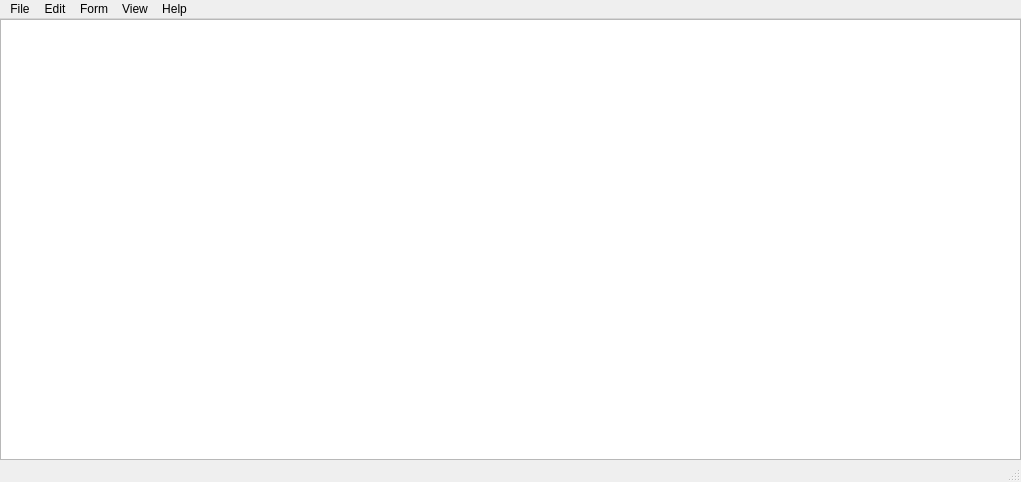
<?xml version="1.0" encoding="UTF-8"?>
<ui version="4.0">
 <class>MainWindow</class>
 <widget class="QMainWindow" name="MainWindow">
  <property name="geometry">
   <rect>
    <x>0</x>
    <y>0</y>
    <width>1021</width>
    <height>482</height>
   </rect>
  </property>
  <property name="windowTitle">
   <string>notepad</string>
  </property>
  <widget class="QWidget" name="centralwidget">
   <layout class="QGridLayout" name="gridLayout">
    <property name="leftMargin">
     <number>0</number>
    </property>
    <property name="topMargin">
     <number>0</number>
    </property>
    <property name="rightMargin">
     <number>0</number>
    </property>
    <property name="bottomMargin">
     <number>0</number>
    </property>
    <item row="0" column="0">
     <layout class="QGridLayout" name="gridLayout_2">
      <item row="0" column="0">
       <widget class="QPlainTextEdit" name="plainTextEdit"/>
      </item>
     </layout>
    </item>
   </layout>
  </widget>
  <widget class="QMenuBar" name="menubar">
   <property name="geometry">
    <rect>
     <x>0</x>
     <y>0</y>
     <width>1021</width>
     <height>26</height>
    </rect>
   </property>
   <widget class="QMenu" name="menu_file">
    <property name="title">
     <string>File</string>
    </property>
    <addaction name="action_open"/>
    <addaction name="action_save"/>
    <addaction name="action_saveas"/>
    <addaction name="action_close"/>
   </widget>
   <widget class="QMenu" name="menu_edit">
    <property name="title">
     <string>Edit</string>
    </property>
    <addaction name="action_find"/>
   </widget>
   <widget class="QMenu" name="menu_form">
    <property name="title">
     <string>Form</string>
    </property>
   </widget>
   <widget class="QMenu" name="menu_view">
    <property name="title">
     <string>View</string>
    </property>
   </widget>
   <widget class="QMenu" name="menu_help">
    <property name="title">
     <string>Help</string>
    </property>
   </widget>
   <addaction name="menu_file"/>
   <addaction name="menu_edit"/>
   <addaction name="menu_form"/>
   <addaction name="menu_view"/>
   <addaction name="menu_help"/>
  </widget>
  <widget class="QStatusBar" name="statusbar"/>
  <action name="action_open">
   <property name="text">
    <string>Open</string>
   </property>
   <property name="shortcut">
    <string>Ctrl+O</string>
   </property>
  </action>
  <action name="action_save">
   <property name="text">
    <string>Save</string>
   </property>
   <property name="shortcut">
    <string>Ctrl+S</string>
   </property>
  </action>
  <action name="action_saveas">
   <property name="text">
    <string>SaveAs</string>
   </property>
   <property name="shortcut">
    <string>Ctrl+Shift+S</string>
   </property>
  </action>
  <action name="action_close">
   <property name="text">
    <string>close</string>
   </property>
  </action>
  <action name="action_find">
   <property name="text">
    <string>Find</string>
   </property>
   <property name="shortcut">
    <string>Ctrl+F</string>
   </property>
  </action>
 </widget>
 <resources/>
 <connections/>
</ui>
